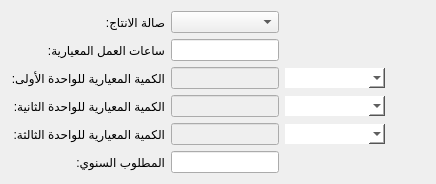
               <widget class="QWidget" name="tab_3">
                <attribute name="title">
                 <string>القيم المعيارية</string>
                </attribute>
                <layout class="QGridLayout" name="gridLayout_3">
                 <item row="0" column="0">
                  <widget class="QLabel" name="label_41">
                   <property name="text">
                    <string>صالة الانتاج:</string>
                   </property>
                  </widget>
                 </item>
                 <item row="0" column="1">
                  <widget class="QComboBox" name="manufacture_hall_combobox">
                   <property name="maximumSize">
                    <size>
                     <width>16777215</width>
                     <height>16777215</height>
                    </size>
                   </property>
                  </widget>
                 </item>
                 <item row="1" column="0">
                  <widget class="QLabel" name="label_17">
                   <property name="text">
                    <string>ساعات العمل المعيارية:</string>
                   </property>
                  </widget>
                 </item>
                 <item row="1" column="1">
                  <widget class="QLineEdit" name="standard_work_hours_input"/>
                 </item>
                 <item row="1" column="3">
                  <spacer name="horizontalSpacer_6">
                   <property name="orientation">
                    <enum>Qt::Horizontal</enum>
                   </property>
                   <property name="sizeHint" stdset="0">
                    <size>
                     <width>40</width>
                     <height>20</height>
                    </size>
                   </property>
                  </spacer>
                 </item>
                 <item row="2" column="0">
                  <widget class="QLabel" name="label_47">
                   <property name="text">
                    <string>الكمية المعيارية للواحدة الأولى:</string>
                   </property>
                  </widget>
                 </item>
                 <item row="2" column="1">
                  <widget class="QLineEdit" name="standard_unit1_quantity_input">
                   <property name="enabled">
                    <bool>false</bool>
                   </property>
                   <property name="minimumSize">
                    <size>
                     <width>0</width>
                     <height>20</height>
                    </size>
                   </property>
                  </widget>
                 </item>
                 <item row="2" column="2">
                  <widget class="QComboBox" name="standard_unit1_combobox">
                   <property name="enabled">
                    <bool>false</bool>
                   </property>
                   <property name="minimumSize">
                    <size>
                     <width>100</width>
                     <height>20</height>
                    </size>
                   </property>
                   <property name="maximumSize">
                    <size>
                     <width>100</width>
                     <height>16777215</height>
                    </size>
                   </property>
                   <property name="styleSheet">
                    <string notr="true">background-color:white;
color:black;
border-style: none;</string>
                   </property>
                  </widget>
                 </item>
                 <item row="3" column="0">
                  <widget class="QLabel" name="label_42">
                   <property name="text">
                    <string>الكمية المعيارية للواحدة الثانية:</string>
                   </property>
                  </widget>
                 </item>
                 <item row="3" column="1">
                  <widget class="QLineEdit" name="standard_unit2_quantity_input">
                   <property name="enabled">
                    <bool>false</bool>
                   </property>
                   <property name="minimumSize">
                    <size>
                     <width>0</width>
                     <height>20</height>
                    </size>
                   </property>
                   <property name="styleSheet">
                    <string notr="true"/>
                   </property>
                  </widget>
                 </item>
                 <item row="3" column="2">
                  <widget class="QComboBox" name="standard_unit2_combobox">
                   <property name="enabled">
                    <bool>false</bool>
                   </property>
                   <property name="minimumSize">
                    <size>
                     <width>100</width>
                     <height>20</height>
                    </size>
                   </property>
                   <property name="maximumSize">
                    <size>
                     <width>100</width>
                     <height>16777215</height>
                    </size>
                   </property>
                   <property name="styleSheet">
                    <string notr="true">background-color:white;
color:black;
border-style: none;</string>
                   </property>
                  </widget>
                 </item>
                 <item row="4" column="0">
                  <widget class="QLabel" name="label_43">
                   <property name="text">
                    <string>الكمية المعيارية للواحدة الثالثة:</string>
                   </property>
                  </widget>
                 </item>
                 <item row="4" column="1">
                  <widget class="QLineEdit" name="standard_unit3_quantity_input">
                   <property name="enabled">
                    <bool>false</bool>
                   </property>
                   <property name="minimumSize">
                    <size>
                     <width>0</width>
                     <height>20</height>
                    </size>
                   </property>
                   <property name="styleSheet">
                    <string notr="true"/>
                   </property>
                  </widget>
                 </item>
                 <item row="4" column="2">
                  <widget class="QComboBox" name="standard_unit3_combobox">
                   <property name="enabled">
                    <bool>false</bool>
                   </property>
                   <property name="minimumSize">
                    <size>
                     <width>100</width>
                     <height>20</height>
                    </size>
                   </property>
                   <property name="maximumSize">
                    <size>
                     <width>100</width>
                     <height>16777215</height>
                    </size>
                   </property>
                   <property name="styleSheet">
                    <string notr="true">background-color:white;
color:black;
border-style: none;</string>
                   </property>
                  </widget>
                 </item>
                 <item row="5" column="0">
                  <widget class="QLabel" name="label_38">
                   <property name="text">
                    <string>المطلوب السنوي:</string>
                   </property>
                  </widget>
                 </item>
                 <item row="5" column="1">
                  <widget class="QLineEdit" name="yearly_required_input"/>
                 </item>
                </layout>
               </widget>
